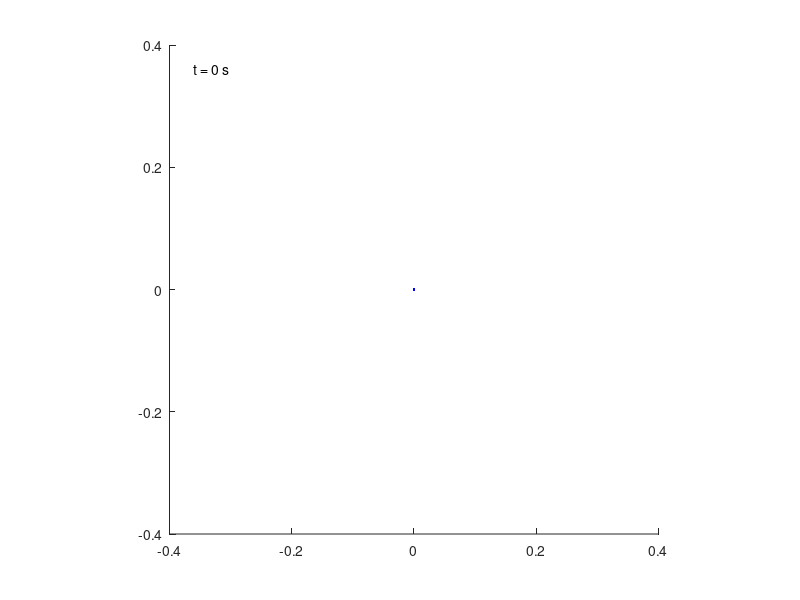

This chart was generated by the following MATLAB code: (Note: this script raises an error after producing the figure.)
% function test_nn_inv_arm
% http%3A%2F%2Fwww.pages.drexel.edu%2F~rwe24%2FBipedLectures%2FLecture%25202%2520-%2520(Robotic%2520Control).ppt
% arm_params = get_arm_params();
% 
% script_filename = mfilename('fullpath');
% [location,~,~] = fileparts(script_filename);
% 
% if arm_params.left_handed
%     file_suffix = 'left';
% else
%     file_suffix = 'right';
% end
% if ~arm_params.clear_all
%     try
%         temp = arm_params;
%         load([location '\training_set_' file_suffix '.mat'])
%         arm_params = temp;       
%     catch
%         arm_params.clear_all = 1;
%     end
% end

% Parameters
arm_params.dt = .01;
arm_params.t = 0:arm_params.dt:1000;
arm_params.l = [.2 .2];
arm_params.m = [1 1];
arm_params.d = arm_params.l/2;
arm_params.theta_ref = [pi/4 pi/2]; 
arm_params.theta_ref_dot_dot = [0.1 0];
arm_params.r = arm_params.l/5;
arm_params.k = [1000 1000];
arm_params.b = .1;
arm_params.theta_e = 0;
arm_params.F_end = [0 0];
arm_params.left_handed = 0;
temp = [(rand(1,2000+length(arm_params.t)));
    (rand(1,2000+length(arm_params.t)))];
[b,a] = butter(4,1*(1/2*arm_params.dt));
temp = filter(b,a,temp')';
temp = temp(:,1001:end-1000);
temp_range = max(temp,[],2) - min(temp,[],2);
temp_mean = mean(temp,2);
temp = pi*(temp-repmat(temp_mean,1,size(temp,2)))./repmat(temp_range,1,size(temp,2));
arm_params.theta = repmat(arm_params.theta_ref',1,size(temp,2))+temp/2;

% if arm_params.plot
    figure;
    clf
    hold on
    h_la = plot(0,0,'-k');
    h_ua = plot(0,0,'-k');
    h_pect = plot(0,0,'-w');
    h_del = plot(0,0,'-w');
    h_bi = plot(0,0,'-w');
    h_tri = plot(0,0,'-w');   
    h_text = text(-.9*sum(arm_params.l),.9*sum(arm_params.l),'t = 0 s');
    h_F = plot(0,0,'-b');
    h_hist = plot(0,0,'.b');
    h_la2 = plot(0,0,'-','Color',[.5 .5 .5]);
    h_ua2 = plot(0,0,'-','Color',[.5 .5 .5]);
    xlim([-sum(arm_params.l) sum(arm_params.l)])
    ylim([-sum(arm_params.l) sum(arm_params.l)])
    axis square
% end

x0=[arm_params.theta(:,1)' 1 1];
t_temp = [arm_params.t(1) arm_params.t(2)];
while (abs(x0(3:4)) > .0000001)
    [t,x] = ode45(@(t,x0) arm_dynamics_feedback(t,x0,arm_params),t_temp,x0);
    x0=x(end,:);
end

this_set_counter = 0;
x_gain = -2*arm_params.left_handed+1;
hand_position = zeros(length(arm_params.t)-1,2);   
new_params = 1;
theta_ref_past = repmat(x0(1:2),3,1);
for i=1:length(arm_params.t)-1  
    arm_params.theta_ref_dot_dot = [0 0];    
    if mod(i,500)==1        
        rand_ang = 2*pi*round(rand*7)/8;
        arm_params.F_end = [3*cos(rand_ang);...
            3*sin(rand_ang)];
        rand_k = rand*1000+100;
        arm_params.k = [rand_k rand_k];
        if (rand>.9)
            arm_params.F_end = 0*arm_params.F_end;
        end
        new_params = 0;
    end        
    arm_params.theta_ref = arm_params.theta(:,i)';
    theta_ref_past(2:end,:) = theta_ref_past(1:end-1,:);
    theta_ref_past(1,:) = arm_params.theta_ref;   
    arm_params.theta_ref_dot_dot = diff(theta_ref_past,2)/(arm_params.dt^2);
    t_temp = [arm_params.t(i) arm_params.t(i+1)];
    [t,x] = ode45(@(t,x0) arm_dynamics_feedback(t,x0,arm_params),t_temp,x0);
    x0 = x(end,:);
    theta(1) = x0(1);
    theta(2) = x0(1)+x0(2);
    X_e = [arm_params.l(1)*cos(theta(1)) arm_params.l(1)*sin(theta(1))];
    X_h = X_e + [arm_params.l(2)*cos(theta(2)) arm_params.l(2)*sin(theta(2))];
    hand_position(i,:) = X_h;
    X_e2 = [arm_params.l(1)*cos(arm_params.theta_ref(1)) arm_params.l(1)*sin(arm_params.theta_ref(1))];
    X_h2 = X_e2 + [arm_params.l(2)*cos(sum(arm_params.theta_ref)) arm_params.l(2)*sin(sum(arm_params.theta_ref))];

    musc_end_1_x = [x_gain*arm_params.r(1)*cos(arm_params.theta_ref(1))...
        x_gain*arm_params.r(1)*cos(arm_params.theta_ref(1)+pi)...
        X_e(1)-arm_params.r(1)*cos(x(1))...
        X_e(1)+arm_params.r(1)*cos(x(1))];
    musc_end_1_y = [arm_params.r(1)*sin(arm_params.theta_ref(1))...
        arm_params.r(1)*sin(arm_params.theta_ref(1)+pi)...
        X_e(2)-arm_params.r(1)*sin(theta(1))...
        X_e(2)+arm_params.r(1)*sin(theta(1))];
    musc_end_2_x = [arm_params.r(1)*cos(theta(1))...
        arm_params.r(1)*cos(theta(1))...
        X_e(1)+arm_params.r(1)*cos(theta(2))...
        X_e(1)+arm_params.r(1)*cos(theta(2))];
    musc_end_2_y = [arm_params.r(1)*sin(theta(1))...
        arm_params.r(1)*sin(theta(1))...
        X_e(2)+arm_params.r(1)*sin(theta(2))...
        X_e(2)+arm_params.r(1)*sin(theta(2))];
    
    F_end = [arm_params.F_end(1) arm_params.F_end(2)];  
    set(h_la,'XData',[0 X_e(1)],'YData',[0 X_e(2)])
    set(h_ua,'XData',[X_e(1) X_h(1)],'YData',[X_e(2) X_h(2)])
    set(h_la2,'XData',[0 X_e2(1)],'YData',[0 X_e2(2)])
    set(h_ua2,'XData',[X_e2(1) X_h2(1)],'YData',[X_e2(2) X_h2(2)])
    
    set(h_pect,'XData',[musc_end_1_x(1) musc_end_2_x(1)],'YData',[musc_end_1_y(1) musc_end_2_y(1)])
    set(h_del,'XData',[musc_end_1_x(2) musc_end_2_x(2)],'YData',[musc_end_1_y(2) musc_end_2_y(2)])
    set(h_bi,'XData',[musc_end_1_x(3) musc_end_2_x(3)],'YData',[musc_end_1_y(3) musc_end_2_y(3)])
    set(h_tri,'XData',[musc_end_1_x(4) musc_end_2_x(4)],'YData',[musc_end_1_y(4) musc_end_2_y(4)])
    set(h_F,'XData',X_h(1)+[0 .01*F_end(1)],'YData',X_h(2)+[0 .01*F_end(2)])
    set(h_text,'String',{['t = ' num2str(t(end)) ' s'];['k = ' num2str(arm_params.k(1))]})   
    drawnow
    
    if i>5
        if abs(sum(diff(hand_position(i-5:i,:)))) < 1E-5     
            new_params = 1;    
            set(h_hist,'XData',[get(h_hist,'XData') X_h(1)],'YData',[get(h_hist,'YData') X_h(2)])            
        end
    end
    
end
